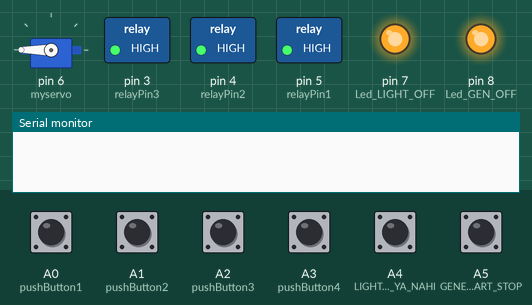
The sketch below on a simulated Arduino Uno, built with avr-gcc and run on an emulated ATmega328P. Parts: servo, switched loads named in the sketch (green lamp = pin HIGH), output pins drawn as LEDs (lit = HIGH), the last lines printed to the serial monitor. The inputs (shaded band) are chosen by the test bench; at power-on: A0 (pushButton1), A1 (pushButton2), A2 (pushButton3), A3 (pushButton4), A4 (LIGHT_HAI_YA_NAHI), A5 (GENERATOR_START_STOP) HIGH.

Above: at 1.2 s.
1.3 s: A5 (GENERATOR_START_STOP) pulled LOW for 0.15 s
At 1.8 s:
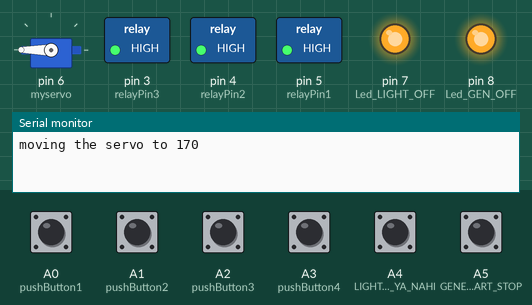
4.4 s: A1 (pushButton2) pulled LOW for 0.15 s
At 5.0 s:
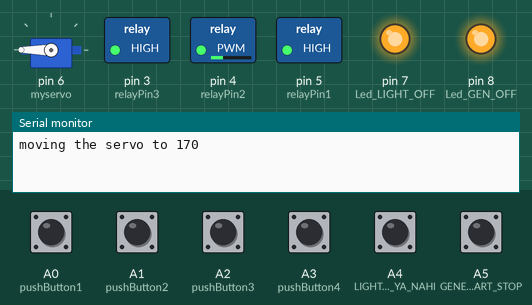
7.5 s: A3 (pushButton4) pulled LOW for 0.15 s
At 7.62 s:
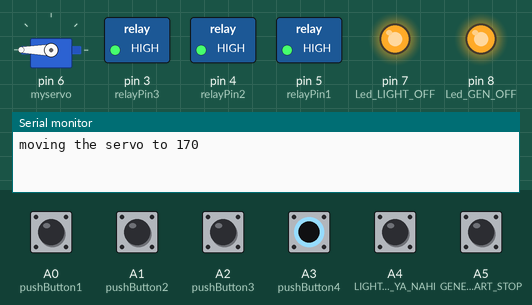
9.1 s: A4 (LIGHT_HAI_YA_NAHI) pulled LOW for 0.15 s
At 9.19 s:
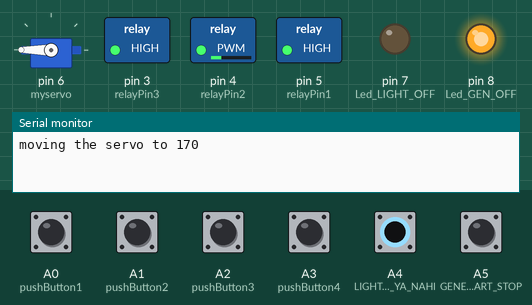
12.2 s: A1 (pushButton2) pulled LOW for 1 s
At 13.8 s:
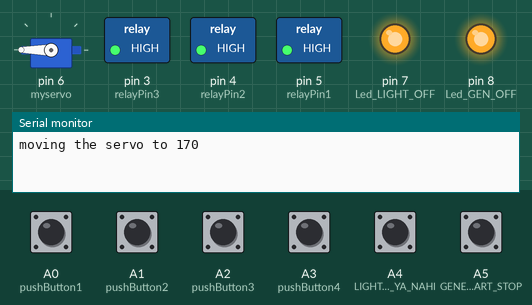
16.2 s: A0 (pushButton1) pulled LOW for 1 s
Timing chart, 0 to 19.2 s (numbered marks = the images above; inputs shaded):
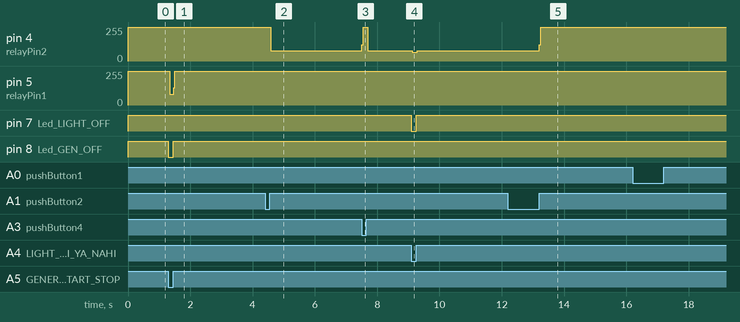

Measured:
- after the input at 1.3 s, pin 5 (relayPin1): 255/255 → 80/255 at once, → 255/255 0.12 s later; pin 8 (Led_GEN_OFF): HIGH → LOW at once, → HIGH 0.15 s later
- after the input at 4.4 s, pin 4 (relayPin2): 255/255 → 76/255 after 0.19 s
- after the input at 7.5 s, pin 4 (relayPin2): 76/255 → 255/255 at once, → 76/255 0.18 s later
- after the input at 9.1 s, pin 4 (relayPin2): 76/255 → 64/255 at once, → 76/255 0.16 s later; pin 7 (Led_LIGHT_OFF): HIGH → LOW at once, → HIGH 0.15 s later
- after the input at 12.2 s, pin 4 (relayPin2): 76/255 → 255/255 after 1.0 s

The sketch:

GENERATOR_AUTO_START_OFF.ino
```cpp
#include <arduino-timer.h>
#include <Servo.h>
Servo myservo;
//SERVO CHOKE AUTO
unsigned long currentMillis; // TO Count Arduino time
byte servoPos = 180; // Starting point
int servoPause = 500;// Turning speed
unsigned long previousMillisServo; // To reset current millis
const int pushButton1 = A0; //Declared 'A' button
const int pushButton2 = A1; //Declared 'B' button
const int pushButton3 = A2; //Declared 'D' button
      int pushButton4 = A3; //Declared 'C' button
const int LIGHT_HAI_YA_NAHI = A4;   //LIGHT HAI_YA_NAHI.........Logical INPUT
const int GENERATOR_START_STOP = A5;   //GENERAOT_START HAI_YA_NAHI.......Logical INPUT
const int Led_GEN_OFF = 8;
const int Led_LIGHT_OFF = 7;
int pushed2 =0;// status of each button
int pushed4 =0;// status of each button
const int relayPin1 = 5; //Declared Relay1
const int relayPin2 = 4; //Declared Relay2
const int relayPin3 = 3; //Declared Relay3
int relay2Status =HIGH; //Declared Relay2 STATUS OFF
auto timer = timer_create_default(); // create a timer with default settings

//<<<<<<<<<<<<<<--------------------------------------------------------END DELARATION--------------------------------------------------->>>>>>>>>>>>>>>>>>>>>>>>>>

bool START_GEN (void *) {  digitalWrite(relayPin1, !digitalRead(relayPin1));  return true; } // Toggle Gnerator Starting Function

//<<<<<<<<<<<<<<--------------------------------------------------------END FUNCTION AREA--------------------------------------------------->>>>>>>>>>>>>>>>>>>>>>>>>>
void setup() {

Serial.begin(9600);                                  //Screen DElaring
myservo.attach(6);                                 //SERVO ATTACH PIN
myservo.write(servoPos);                           //INITIALIZE SERVO POSITION
pinMode(pushButton1, INPUT_PULLUP);                      //TAKING ASS INPUT
pinMode(pushButton2, INPUT_PULLUP);                     //TAKING ASS INPUT
pinMode(pushButton3, INPUT_PULLUP);                    //TAKING ASS INPUT
pinMode(pushButton4, INPUT_PULLUP);                   //TAKING ASS INPUT
pinMode(LIGHT_HAI_YA_NAHI, INPUT_PULLUP);     //INPUT PULL BC RELAY ATTACH BUTTON
pinMode(GENERATOR_START_STOP, INPUT_PULLUP); //INPUT PULL BC RELAY ATTACH BUTTON
pinMode(relayPin1, OUTPUT);                 //Relay output for START
pinMode(relayPin2, OUTPUT);                //Relay output for STOP
pinMode(relayPin3, OUTPUT);               //Relay output for LIGHT
pinMode(Led_GEN_OFF, OUTPUT);            //LED output for GENERATOR OFF
pinMode(Led_LIGHT_OFF, OUTPUT);         //LED output for LIGHT OFF
digitalWrite(relayPin1, HIGH);         //SETTING HIGH
digitalWrite(relayPin2, HIGH);        //SETTING HIGH
digitalWrite(relayPin3, HIGH);       //SETTING HIGH
digitalWrite(pushButton1, HIGH);    //SETTING HIGH
digitalWrite(pushButton2, HIGH);    //SETTING HIGH
digitalWrite(pushButton3, HIGH);     //SETTING HIGH
digitalWrite(pushButton4, HIGH);        //SETTING HIGH
digitalWrite(LIGHT_HAI_YA_NAHI, HIGH);   //SETTING HIGH
digitalWrite(GENERATOR_START_STOP, HIGH);  //SETTING HIGH
timer.every(4000, START_GEN);              //Call START GEN Fucntion Every 4 SEC
}

void increment(unsigned long &mint) {         //ReSET Time For SELF interval
 mint = millis()  + 36000;}

unsigned long minut= 36000;                    //36000INITIAL 16*2+2 SECONDS..


void go(unsigned long &mint2) {                // //ReSET Time For Choke Break At first
 mint2 = millis()  + 18000;}
unsigned long minut2= 18000;                       //16 seconds INITIAL 8*2+2 SECONDS..


void loop() {
       currentMillis = millis();                      //Getting current arduino time;
       int START_BUTTON = digitalRead(pushButton1);     // giving name to buttons
       int STOP_BUTTON = digitalRead(pushButton2);        // giving name to buttons
       int CHOKE_BUTTON = digitalRead(pushButton3);         // giving name to buttons
       int AUTO_MANUAL = digitalRead(pushButton4);            // giving name to buttons
       int LIGHT = digitalRead(LIGHT_HAI_YA_NAHI);              // giving name to buttons
       int GENERATOR = digitalRead(GENERATOR_START_STOP);          // giving name to buttons
       if(AUTO_MANUAL == HIGH){
      pushed4 = 1-pushed4;}       // Creating PUSH BUTTON

    if(STOP_BUTTON == HIGH  && relay2Status == LOW){
      pushed2 = 1-pushed2; }     // CREATIng PUSH BUTton
      relay2Status = STOP_BUTTON;

//<<<<<<<<<<<<<<<<<<<------------------------------------------------------------TIME RESET CONDITIONS------------------------------------------------------------>>>>>>>>>>>>>>>>>>>

if (millis() > minut && LIGHT==LOW or millis()> minut && pushed4==HIGH or millis()> minut && LIGHT==HIGH && GENERATOR==HIGH)
{
  if (minut >= currentMillis +36000){}else{increment(minut);}
  if (minut2>= currentMillis +18000){}else{go      (minut2);}
}


//<<<<<<<<<<<<<<<<<<<------------------------------------------------------------AUTO   START  System------------------------------------------------------------>>>>>>>>>>>>>>>>>>>
if(pushed4==LOW){

 if(LIGHT==HIGH && GENERATOR==HIGH){ if (millis() < minut) { timer.tick();
if(currentMillis - previousMillisServo >= servoPause && millis() > minut2){moveTheServo();}
                                                                                            }else{
myservo.write(180); digitalWrite(relayPin1, HIGH);}   } else{ myservo.write(180); digitalWrite(relayPin1, HIGH);} //<---------------GENERATOR START AUTO

if(LIGHT==LOW && GENERATOR==LOW ){digitalWrite(relayPin2, LOW);} else{digitalWrite(relayPin2, HIGH); } //<---------------GENERATOR OFF AUTO
START_BUTTON==LOW;  // AUTO SYSTEM SO KEPT OFF
pushed2==LOW;      //  AUTO SYSTEM SO KEPT OFF
CHOKE_BUTTON==LOW;//   AUTO SYSTEM SO KEPT OFF

//<<<<<<<<<<<<<<<<<<<------------------------------------------------------------AUTO System END------------------------------------------------------------>>>>>>>>>>>>>>>>>>>
                }else { //IF MANUAL START FUNCTION ON THEN BELOW CODE WILL BE RESPONSIBLE FOR MANAGE
//<<<<<<<<<<<<<<<<<<<------------------------------------------------------------Manual System------------------------------------------------------------>>>>>>>>>>>>>>>>>>>
if(START_BUTTON==HIGH && LIGHT==HIGH && GENERATOR==LOW && pushed2==LOW){digitalWrite(relayPin1, LOW); } else{digitalWrite(relayPin1, HIGH);} //<---------------GENERATOR START MANUAL
if(pushed2==HIGH){digitalWrite(relayPin2, LOW); } else{digitalWrite(relayPin2, HIGH);}                                                     //<---------------GENERATOR OFF MANUAL
if(CHOKE_BUTTON==HIGH && GENERATOR==LOW && pushed2 ==LOW){
                                                          if (currentMillis - previousMillisServo >= servoPause) { moveTheServo();}
                                                         }else{
                                                               if(GENERATOR==HIGH){myservo.write(180);}} }                               //<---------------COKE ON / OFF MANUAL
//<<<<<<<<<<<<<<<<<------------------------------------------------------------Manual System END------------------------------------------------------------>>>>>>>>>>>>>>>>>>

        if(LIGHT == LOW){                              //<---------------LIGHT ON OFF TESTING
    digitalWrite(Led_LIGHT_OFF, LOW);
  digitalWrite(relayPin3, HIGH);

    }
    else{
        digitalWrite(Led_LIGHT_OFF, HIGH);
        digitalWrite(relayPin3, HIGH);
      }
    if(GENERATOR == HIGH){                               //<---------------GENERATOR ON OFF TESTING

    digitalWrite(Led_GEN_OFF, HIGH);

    }
    else{
     digitalWrite(Led_GEN_OFF, LOW);
}
}
void moveTheServo()
{
  Serial.print("moving the servo to ");
  bool newMove=true; //otherwise it does all the moves all the time
  if (servoPos == 180 && newMove)
  {
    servoPos = 170;
    newMove=false;
  }
if (servoPos == 170&& newMove)
  {
    servoPos = 160;
    newMove=false;
  }
  if (servoPos == 160 && newMove)
  {
    servoPos = 150;
    newMove=false;
  }
  if (servoPos == 150 && newMove)
  {
    servoPos = 140;
    newMove=false;
  }

   if (servoPos == 140 && newMove)
  {
    servoPos = 130;
    newMove=false;
  }
  if (servoPos == 130 && newMove)
  {
    servoPos = 120;
    newMove=false;
  }
  if (servoPos == 120 && newMove)
  {
    servoPos = 110;
    newMove=false;
  }
  if (servoPos == 110 && newMove)
  {
    servoPos = 100;
    newMove=false;
  }
  if (servoPos == 100 && newMove)
  {
    servoPos = 90;
    newMove=false;
  }
   if (servoPos == 90 && newMove)
  {
    servoPos = 80;
    newMove=false;
  }
     if (servoPos == 80 && newMove)
  {
    servoPos = 180;
    newMove=false;
  }

  Serial.println(servoPos);
  myservo.write(servoPos);

  previousMillisServo = currentMillis;

}//MOVE THE CHOKE SERVO
```
